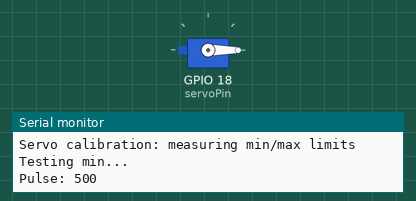
Simulated run of this sketch. Board: ESP32. On the bench: servo, the last lines printed to the serial monitor.

Above: at 0.05 s.
At 4.25 s:
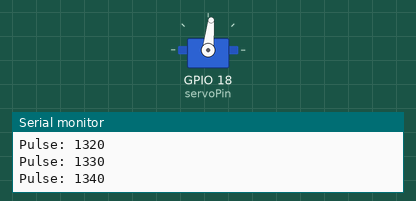
At 8.55 s:
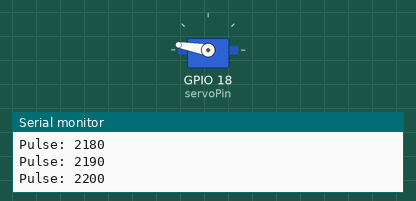
At 17.05 s:
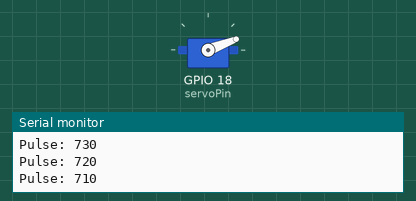
Timing chart, 0 to 23.6 s (numbered marks = the images above):
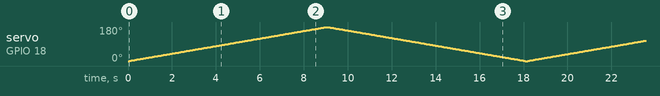

The sketch:

servo_pulse_calibration.ino
```cpp
#include <ESP32Servo.h>

Servo servo;

// Pin the servo is connected to
const int servoPin = 18;

// Calibration variables
int minPulse = 500;   // initial min value (us)
int maxPulse = 2300;  // initial max value (us)
int step = 10;        // increment for testing
int delayTime = 50;  // delay between each position

void setup() {
  Serial.begin(115200);

  // Attach the servo with a wide range for calibration
  servo.attach(servoPin, minPulse, maxPulse);
  Serial.println("Servo calibration: measuring min/max limits");
}

void loop() {
  // Test the min
  Serial.println("Testing min...");
  for (int pulse = minPulse; pulse <= maxPulse; pulse += step) {
    servo.writeMicroseconds(pulse);
    Serial.print("Pulse: ");
    Serial.println(pulse);
    delay(delayTime);
  }

  // Test the max
  Serial.println("Testing max...");
  for (int pulse = maxPulse; pulse >= minPulse; pulse -= step) {
    servo.writeMicroseconds(pulse);
    Serial.print("Pulse: ");
    Serial.println(pulse);
    delay(delayTime);
  }

  Serial.println("Calibration finished. Adjust minPulse and maxPulse based on the servo's actual movement.");
  //while (true); // stop after one test loop
}
```
